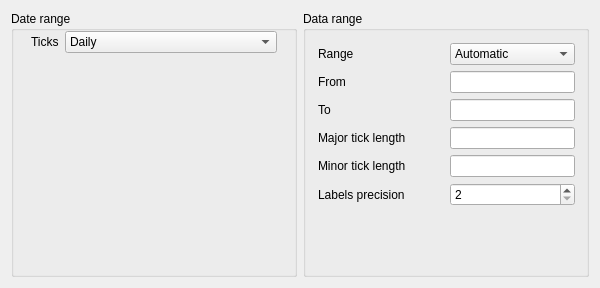
<?xml version="1.0" encoding="UTF-8"?>
<ui version="4.0">
 <class>ReportTabRange</class>
 <widget class="QWidget" name="ReportTabRange">
  <property name="geometry">
   <rect>
    <x>0</x>
    <y>0</y>
    <width>600</width>
    <height>288</height>
   </rect>
  </property>
  <property name="windowTitle">
   <string>Chart Tab</string>
  </property>
  <property name="toolTip">
   <string/>
  </property>
  <property name="whatsThis">
   <string>&lt;p&gt;On this tab, you configure the chart drawn for this report.&lt;/p&gt;</string>
  </property>
  <layout class="QHBoxLayout" name="horizontalLayout" stretch="1,1">
   <item>
    <widget class="QGroupBox" name="dateRangeBox">
     <property name="title">
      <string>Date range</string>
     </property>
     <layout class="QGridLayout" name="dateRangeGrid">
      <property name="topMargin">
       <number>0</number>
      </property>
      <property name="verticalSpacing">
       <number>0</number>
      </property>
      <item row="1" column="0">
       <layout class="QHBoxLayout" name="horizontalLayout_3" stretch="0,0">
        <property name="leftMargin">
         <number>6</number>
        </property>
        <property name="topMargin">
         <number>0</number>
        </property>
        <property name="rightMargin">
         <number>6</number>
        </property>
        <property name="bottomMargin">
         <number>0</number>
        </property>
        <item>
         <widget class="QLabel" name="label_6">
          <property name="text">
           <string>Ticks</string>
          </property>
         </widget>
        </item>
        <item>
         <widget class="KComboBox" name="m_comboColumns">
          <property name="sizePolicy">
           <sizepolicy hsizetype="Expanding" vsizetype="Fixed">
            <horstretch>0</horstretch>
            <verstretch>0</verstretch>
           </sizepolicy>
          </property>
          <property name="toolTip">
           <string>&lt;p&gt;Choose how large of a time period each column should encompass&lt;/p&gt;</string>
          </property>
          <item>
           <property name="text">
            <string comment="@item the columns will display daily data">Daily</string>
           </property>
          </item>
          <item>
           <property name="text">
            <string comment="@item the columns will display weekly data">Weekly</string>
           </property>
          </item>
          <item>
           <property name="text">
            <string comment="@item the columns will display monthly data">Monthly</string>
           </property>
          </item>
          <item>
           <property name="text">
            <string comment="@item the columns will display bi-monthly data">Bi-Monthly</string>
           </property>
          </item>
          <item>
           <property name="text">
            <string comment="@item the columns will display quarterly data">Quarterly</string>
           </property>
          </item>
          <item>
           <property name="text">
            <string comment="@item the columns will display yearly data">Yearly</string>
           </property>
          </item>
         </widget>
        </item>
       </layout>
      </item>
      <item row="2" column="0">
       <spacer name="verticalSpacer">
        <property name="orientation">
         <enum>Qt::Vertical</enum>
        </property>
        <property name="sizeHint" stdset="0">
         <size>
          <width>20</width>
          <height>40</height>
         </size>
        </property>
       </spacer>
      </item>
     </layout>
    </widget>
   </item>
   <item>
    <widget class="QGroupBox" name="dataRangeBox">
     <property name="title">
      <string>Data range</string>
     </property>
     <layout class="QGridLayout" name="dataRangeLayout">
      <property name="leftMargin">
       <number>12</number>
      </property>
      <property name="topMargin">
       <number>12</number>
      </property>
      <item row="3" column="0">
       <widget class="QLabel" name="lblDataRangeStart">
        <property name="sizePolicy">
         <sizepolicy hsizetype="Expanding" vsizetype="Preferred">
          <horstretch>0</horstretch>
          <verstretch>0</verstretch>
         </sizepolicy>
        </property>
        <property name="text">
         <string comment="From (Data)">From</string>
        </property>
       </widget>
      </item>
      <item row="5" column="0">
       <widget class="QLabel" name="lblDataMajorTick">
        <property name="text">
         <string>Major tick length</string>
        </property>
       </widget>
      </item>
      <item row="6" column="1">
       <widget class="QLineEdit" name="m_dataMinorTick"/>
      </item>
      <item row="8" column="1">
       <spacer name="verticalSpacer_2">
        <property name="orientation">
         <enum>Qt::Vertical</enum>
        </property>
        <property name="sizeHint" stdset="0">
         <size>
          <width>20</width>
          <height>40</height>
         </size>
        </property>
       </spacer>
      </item>
      <item row="4" column="1">
       <widget class="QLineEdit" name="m_dataRangeEnd"/>
      </item>
      <item row="0" column="0">
       <widget class="QLabel" name="label">
        <property name="text">
         <string>Range</string>
        </property>
       </widget>
      </item>
      <item row="0" column="1">
       <widget class="QComboBox" name="m_dataLock">
        <item>
         <property name="text">
          <string>Automatic</string>
         </property>
        </item>
        <item>
         <property name="text">
          <string>User defined</string>
         </property>
        </item>
       </widget>
      </item>
      <item row="6" column="0">
       <widget class="QLabel" name="lblDataMinorTick">
        <property name="text">
         <string>Minor tick length</string>
        </property>
       </widget>
      </item>
      <item row="5" column="1">
       <widget class="QLineEdit" name="m_dataMajorTick"/>
      </item>
      <item row="4" column="0">
       <widget class="QLabel" name="lblDataRangeEnd">
        <property name="text">
         <string comment="To (Data)">To</string>
        </property>
       </widget>
      </item>
      <item row="3" column="1">
       <widget class="QLineEdit" name="m_dataRangeStart"/>
      </item>
      <item row="7" column="1">
       <widget class="QSpinBox" name="m_yLabelsPrecision">
        <property name="minimum">
         <number>2</number>
        </property>
        <property name="maximum">
         <number>10</number>
        </property>
       </widget>
      </item>
      <item row="7" column="0">
       <widget class="QLabel" name="lblLabelsPrecision">
        <property name="text">
         <string>Labels precision</string>
        </property>
       </widget>
      </item>
     </layout>
    </widget>
   </item>
  </layout>
 </widget>
 <layoutdefault spacing="6" margin="11"/>
 <customwidgets>
  <customwidget>
   <class>KComboBox</class>
   <extends>QComboBox</extends>
   <header>kcombobox.h</header>
  </customwidget>
 </customwidgets>
 <tabstops>
  <tabstop>m_dataLock</tabstop>
  <tabstop>m_dataRangeStart</tabstop>
  <tabstop>m_dataRangeEnd</tabstop>
  <tabstop>m_dataMajorTick</tabstop>
  <tabstop>m_dataMinorTick</tabstop>
  <tabstop>m_yLabelsPrecision</tabstop>
  <tabstop>m_comboColumns</tabstop>
 </tabstops>
 <resources/>
 <connections/>
</ui>
